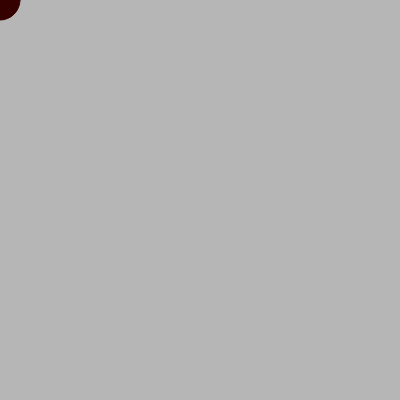
Frame 1 (no input)
Frame 60 (no input): identical to frame 1, image omitted
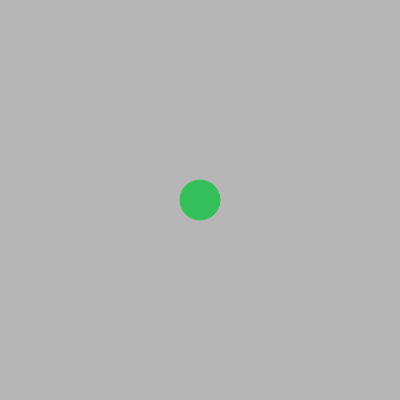
Frame 120 (the mouse pressed at the canvas centre since frame 60)

The p5.js sketch that drew these frames (run headless with seeded random() and noise() and a simulated clock; from frame 60 on, the mouse is pressed at the canvas centre):

// p5.js sketch
// ── sketch.js
var bgColorRandom;
var ran1, ran2, ran3;

function setup() {
  createCanvas(400, 400);
  bgColorRandom = random(255);
  ran1 = random(255);
  ran2 = random(255);
  ran3 = random(255);
}


function draw() {
  background(bgColorRandom);
  if (mouseIsPressed) {
    fill(ran1, ran2, ran3);
    stroke(ran1, ran2, ran3);
  } else {
    fill(ran1, 0, 0);
    stroke(ran1, 0, 0);
  }
  ellipse(mouseX, mouseY, 40, 40);
}
